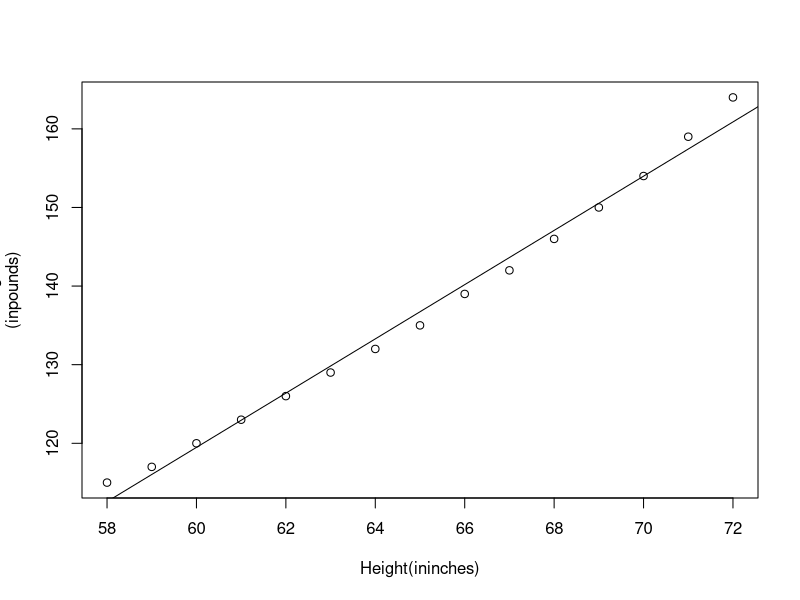
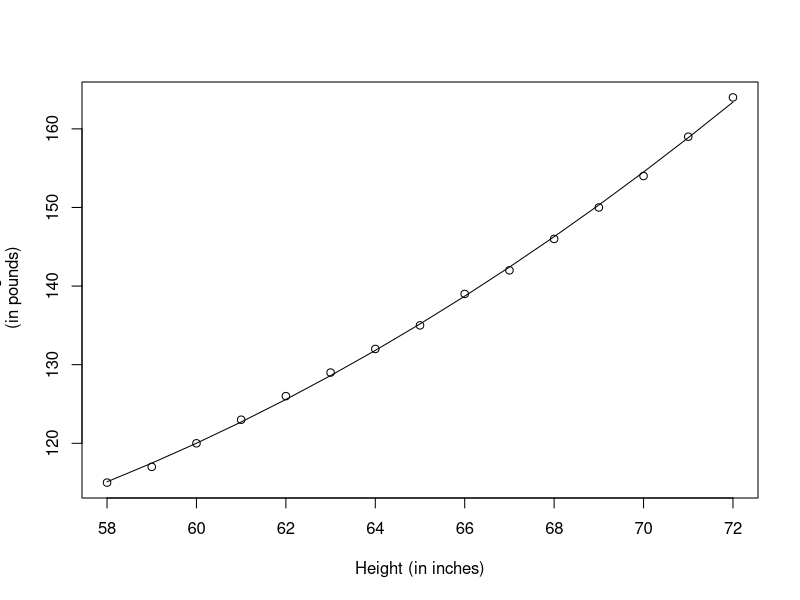
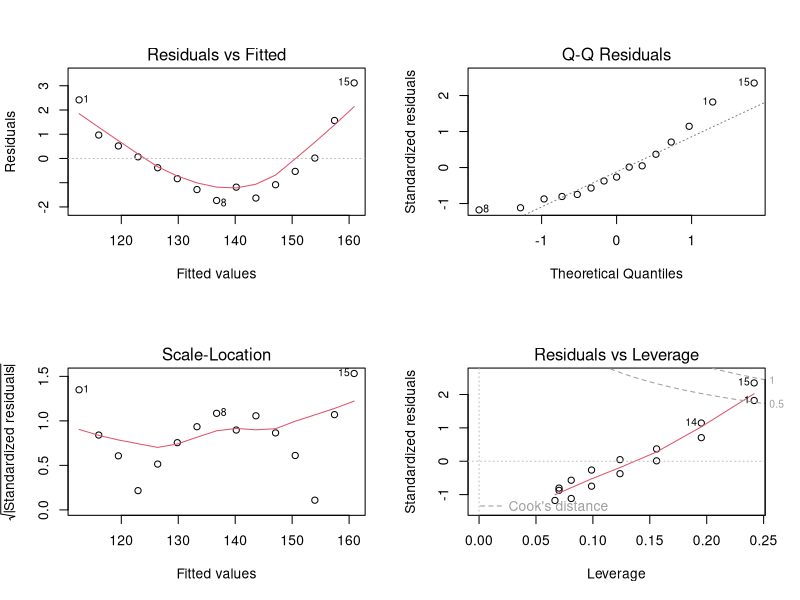
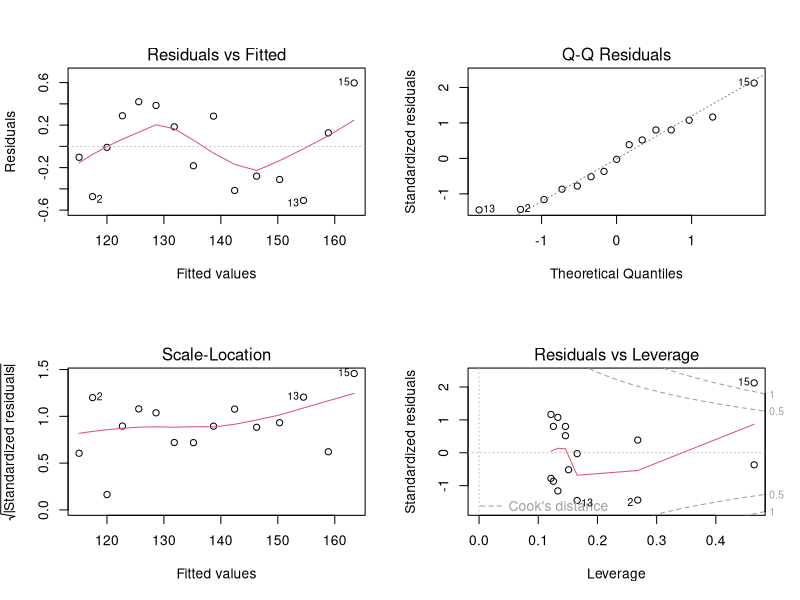
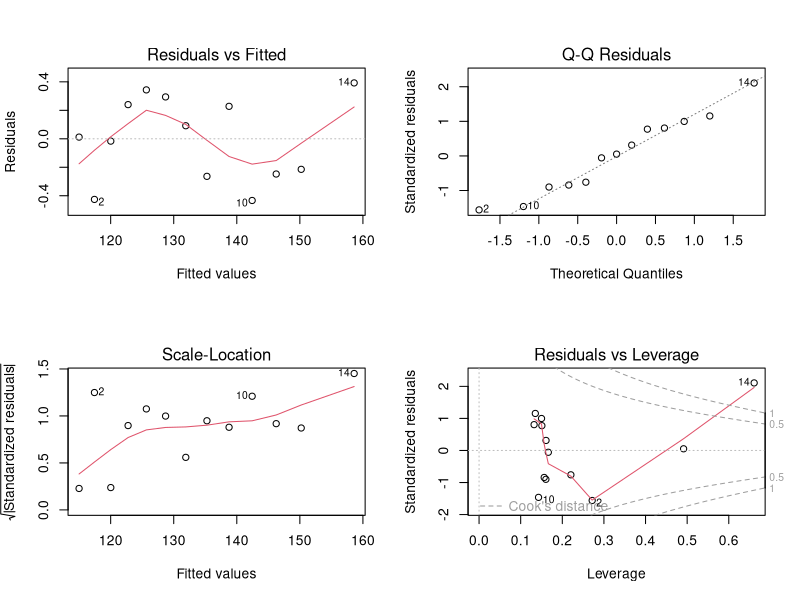
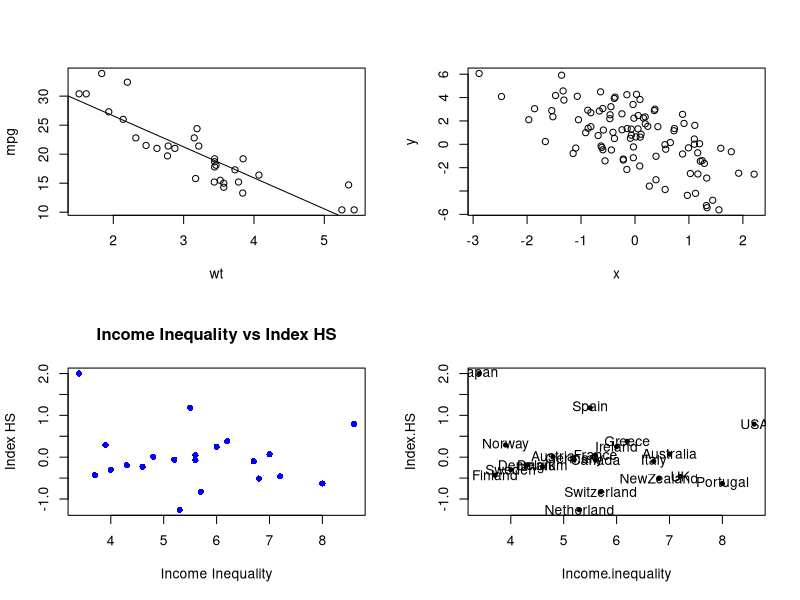
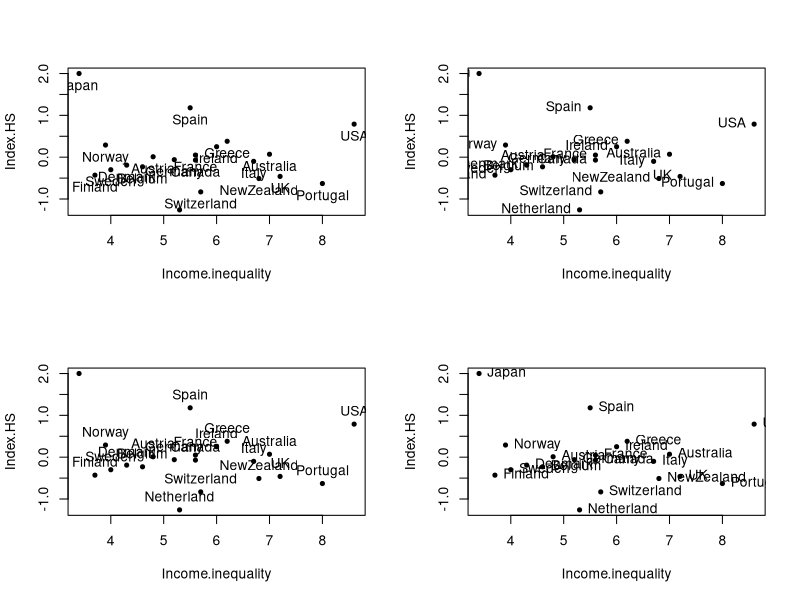
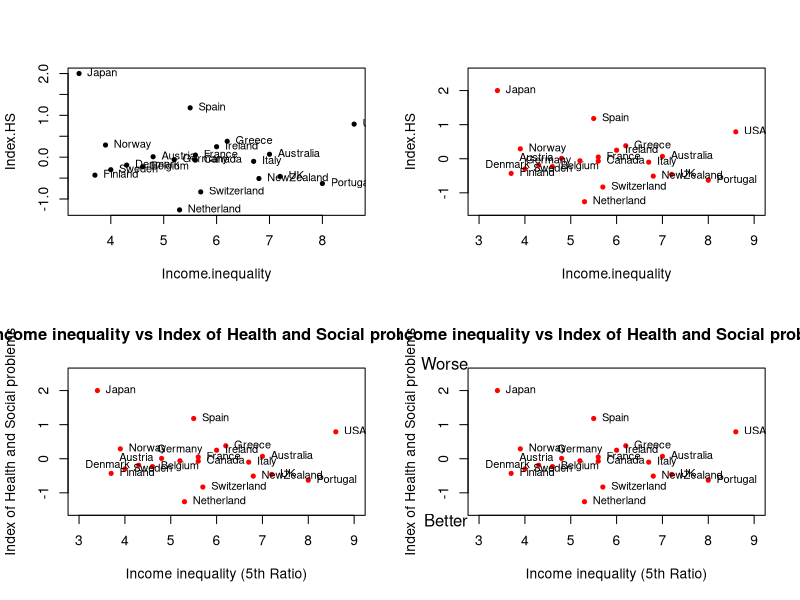

Recreate these plots in R, in order.
## ---- chunk 1
data("women")
fit<-lm(weight~height, data=women)
summary(fit)
 
women$weight
 
fitted(fit)
 
residuals(fit)
 
plot(women$height,women$weight,xlab="Height(ininches)",ylab="Weight
(inpounds)")
abline(fit)
## ---- chunk 2
fit2<- lm(weight~height+I(height^2), data=women)
summary(fit2)
## ---- chunk 3
plot(women$height,women$weight,xlab="Height (in inches)",ylab="Weight
 (in pounds)")
 lines(women$height,fitted(fit2))
## ---- chunk 4
fit<- lm(weight~height,data=women)
 par(mfrow=c(2,2))
 plot(fit)
## ---- chunk 5
 fit2<- lm(weight~height+I(height^2), data=women)
 par(mfrow=c(2,2))
 plot(fit2)
## ---- chunk 6
newfit<-lm(weight~height+I(height^2),data=women[-c(13,15),])
 par(mfrow=c(2,2))
 plot(newfit)
## ---- chunk 7
plot(mpg~wt,data=mtcars)
 model<- lm(mpg~wt, data=mtcars)
 #plot(model)
 abline(model)
## ---- chunk 8
summary(model)
## ---- chunk 9
predict(model,newdata=data.frame(wt=6))
## ---- chunk 10
x <- rnorm(10)
 pnorm(2)
 ## [1] 0.9772499
 x <- rnorm(10, 20, 2)
## ---- chunk 11
 set.seed(1)
 rnorm(5)

## ---- chunk 12
 ## Always set your seed!
 set.seed(20)
 ## Simulate predictor variable
 x <- rnorm(100)
 ## Simulate the error term
 e <- rnorm(100, 0, 2)
 ## Compute the outcome via the model
 y <- 0.5- 2 * x + e
 plot(x, y)
## ---- chunk 13
set.seed(1)
 sample(1:10, 4)
## ---- chunk 14
sample(1:10,4)
 ##[1]2736
 ##Doesn'thavetobenumbers
 sample(letters,5)
 ##[1]"r""s""a""u""w"
 ##Doarandompermutation
 sample(1:10)
 ## [1]10 6 9 2 1 5 8 4 3 7
 sample(1:10)
 ## [1] 510 2 8 6 1 4 3 9 7
 ##Samplew/replacement
 sample(1:10,replace=TRUE)
 ## [1] 3 61010 6 4 410 9 7
## ---- chunk 15
country <- c("Australia", "Austria", "Belgium", "Canada",
             "Denmark", "Finland", "France", "Germany",
             "Greece", "Ireland", "Italy", "Japan", "Netherland",
             "NewZealand", "Norway", "Portugal", "Spain", "Sweden",
             "Switzerland", "UK", "USA")

Income.inequality <- c(7.0, 4.8, 4.6, 5.6, 4.3, 3.7, 5.6, 5.2, 6.2, 6.0, 6.7, 3.4, 5.3, 6.8, 3.9, 8.0, 5.5, 4.0, 5.7, 7.2, 8.6)

# Fixed Index.HS - removed one value to match 21 countries
Index.HS <- c(0.07, 0.01, -0.23, -0.07, -0.19, -0.43, 0.05, -0.06, 0.38, 0.25, -0.1, 2, -1.26, -0.51, 0.29, -0.63, 1.18, -0.30, -0.83, -0.46, 0.79)

GDP_WB <- c(45926, 47682, 43435, 45066, 45537, 30676, 39328, 46401, 26851, 49393, 35463, 36319, 48253, 37679, 65615, 28760, 33629, 45297, 59540, 40233, 54630)

data.21 <- data.frame(country, Income.inequality, Index.HS, GDP_WB)

# Create the scatter plot
plot(data.21[c("Income.inequality", "Index.HS")],
     main = "Income Inequality vs Index HS",
     xlab = "Income Inequality",
     ylab = "Index HS",
     pch = 16,
     col = "blue")
## ---- chunk 16
Index_inequality.df<-data.21[c("Income.inequality","Index.HS")]
 str(Index_inequality.df)
 ##'data.frame': 21obs.of 2variables:
 ## $Income.inequality:num 74.84.65.64.33.75.65.26.26...
 ## $Index.HS :num 0.070.01-0.23-0.07-0.19-0.430.05-0.060.380.25...
 (country<-data.21[,"country"])
 
 (country.2<-data.21["country"])
 
  str(country)
  
  str(country.2)
  
  plot(Index_inequality.df,pch=20)
 text(Index_inequality.df,labels=country)
## ---- chunk 17
plot(Index_inequality.df,pch=20)
 text(Index_inequality.df,labels=country,pos=1)

## ---- chunk 18
plot(Index_inequality.df,pch=20)
 text(Index_inequality.df,labels=country,pos=2)
## ---- chunk 19
plot(Index_inequality.df,pch=20)
 text(Index_inequality.df,labels=country,pos=3)
## ---- chunk 20
plot(Index_inequality.df,pch=20)
 text(Index_inequality.df,labels=country,pos=4)
## ---- chunk 21
plot(Index_inequality.df,pch=20)
 text(Index_inequality.df,labels=country,pos=4,cex=0.8)
## ---- chunk 22
 which(country %in% c("Austria","Denmark","Germany","Netherland"))
 ## [1] 2 5 8 13
 text.left<-which(country %in% c("Austria","Denmark","Germany","Netherla
 nd"))
 text.left
 ## [1] 2 5 8 13
 text.right<-setdiff(1:nrow(data.21),text.left)
 text.right
 ## [1] 1 3 4 6 7 9 10 11 12 14 15 16 17 18 19 20 21
 pos.text<-ifelse(1:nrow(data.21)%in% text.left,2,4)
 plot(Index_inequality.df,pch=20,col="red",xlim=c(3,9),ylim=c(-1.5,2.5))
 text(Index_inequality.df,labels=country,pos=pos.text,cex=0.8)

## ---- chunk 23
which(country %in% "Germany")
 ## [1] 8
 text.up<-which(country %in% "Germany")
 text.up
 ## [1] 8
 text.left<-setdiff(1:nrow(data.21),c(text.right,text.up))
 text.left
 ## [1] 2 5 13
 pos.text<-ifelse(1:nrow(data.21) %in% text.up,3,ifelse(1:nrow(data.21)%in% text.left,2,4))
 plot(Index_inequality.df,pch=20,col="red",xlim=c(3,9),ylim=c(-1.5,2.5),
 ann=FALSE)
 text(Index_inequality.df,labels = country,pos=pos.text,cex=0.8)
 main.title<-"Income inequality vs Index of Health and Social problems"
 x.lab<-"Income inequality (5th Ratio)"
 y.lab<-"Index of Health and Social problems"
 title(main=main.title,xlab=x.lab,ylab=y.lab)
## ---- chunk 24
plot(Index_inequality.df,pch=20,col="red",xlim=c(3,9),ylim=c(-1.5,2.5),
 ann=FALSE)
 text(Index_inequality.df,labels = country,pos=pos.text,cex=0.8)
 main.title<-"Income inequality vs Index of Health and Social problems"
 x.lab<-"Income inequality (5th Ratio)"
 y.lab<-"Index of Health and Social problems"
 title(main=main.title,xlab=x.lab,ylab=y.lab)
 mtext(c("Better","Worse"),side=2,at=c(-1.8,2.8),las=1)
## ---- chunk 25
plot(Index_inequality.df,pch=20,col="red",xlim=c(3,9),ylim=c(-1.5,2.5),
 ann=FALSE)
 text(Index_inequality.df,labels = country,pos=pos.text,cex=0.8)
 main.title<-"Income inequality vs Index of Health and Social problems"
 x.lab<-"Income inequality (5th Ratio)"
 y.lab<-"Index of Health and Social problems"
 title(main=main.title,xlab=x.lab,ylab=y.lab)
 mtext(c("Better","Worse"),side=2,at=c(-1.8,2.8),las=1)
 text(x=5,y=1.5,labels=paste("r=",round(cor(Index_inequality.df[1],Index_inequality.df[2]),digits=2)))
## ---- chunk 26
plot(Index_inequality.df,pch=20,col="red",xlim=c(3,9),ylim=c(-1.5,2.5),
 ann=FALSE)
 text(Index_inequality.df,labels = country,pos=pos.text,cex=0.8)
 main.title<-"Income inequality vs Index of Health and Social problems"
 x.lab<-"Income inequality (5th Ratio)"
 y.lab<-"Index of Health and Social problems"
 title(main=main.title,xlab=x.lab,ylab=y.lab)
 mtext(c("Better","Worse"),side=2,at=c(-1.8,2.8),las=1)
 text(x=5,y=1.5,labels=paste("r=",round(cor(Index_inequality.df[1],Index_inequality.df[2]),digits=2)))
 lm.ineq<-lm(Index.HS~Income.inequality,data=Index_inequality.df)
 abline(lm.ineq$coef,col="blue")
## ---- chunk 27
rm(list=ls(all=TRUE))
 ###set.seed(1002)
 n <-30 ## number of observations
 M <- 1 ## number of pathways
 p<-5
 z <- matrix(runif(n * p, 0, 1), nrow=n, ncol=p)
 x <- 3*cos(z[, 1]) + 2*rnorm(n)
 x<-as.matrix(x)
 beta.true <- rep(1,ncol(x))
 ## pathway-response function
 hfun1 <- function(zvec) (10*cos(zvec[1])- 15*(zvec[2])^2+10*exp(-zvec
 [3])*zvec[4]-8*sin(zvec[5])*cos(zvec[3])+20*(zvec[1]*zvec[5]))
 h1 <- apply(z, 1, hfun1) ## only depends on z1,z2,z3,z4,z5
 eps <- rnorm(n)
 y <-x * beta.true + h1+ eps
